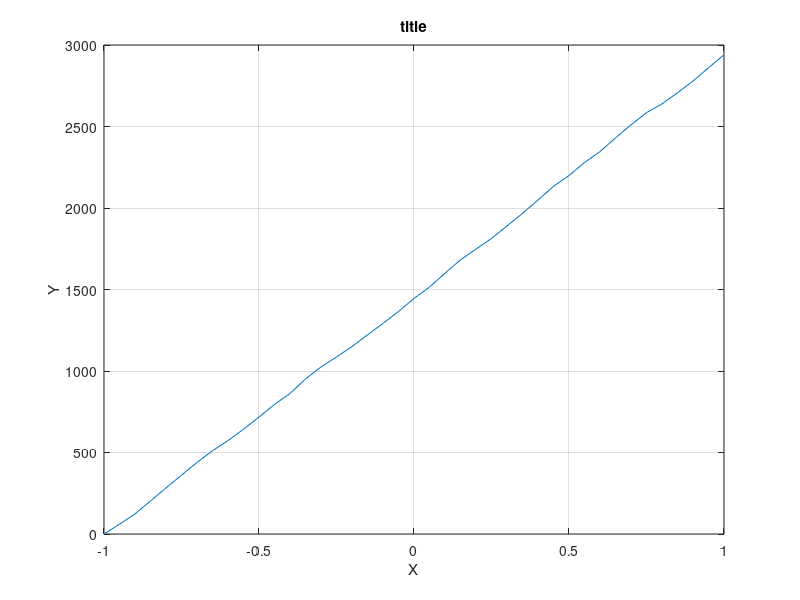
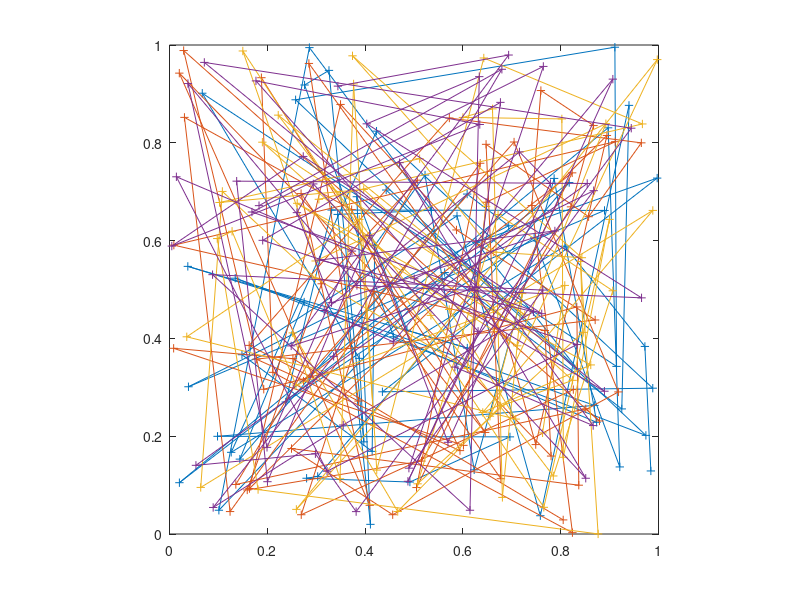
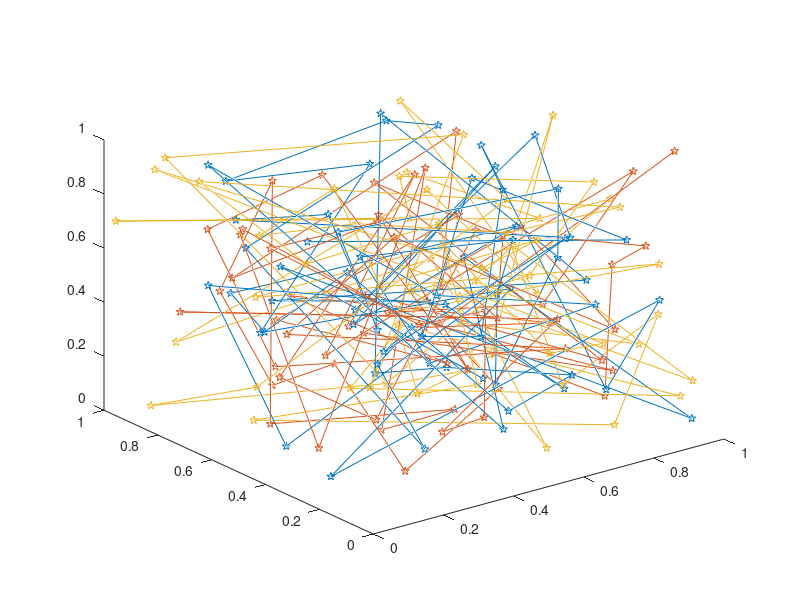
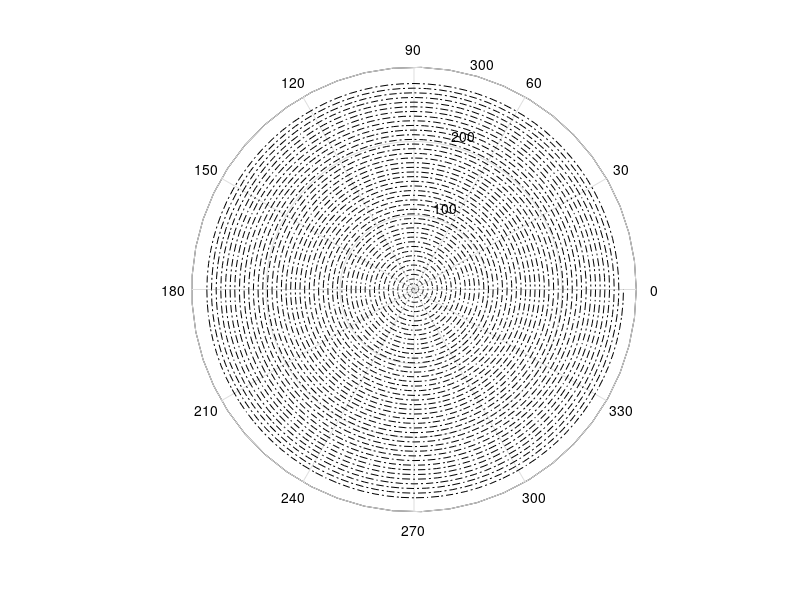

Recreate these plots in MATLAB, in order. (Note: this script raises an error after producing the figures.)
V = 42;
rng(V);

A = [1:150] + randi([0 1], 1, 150);
A(mod(A, 2) == 0) = 0;

%% 3
r =  -1 + 2 * rand(1, 70 * V);
f = @(t) length(r(r < t));

X = -1:0.05:1;

plot(X, arrayfun(f, X));

xlabel("X");
ylabel("Y");

grid on;
hold off;

title("title");
print("3.png");

%% 4
x = rand(20 + V, 4);
y = rand(20 + V, 4);

plot(x, y, "+-");

axis square;
print("4.png");

%% 5
x = rand(20 + V, 3);
y = rand(20 + V, 3);
z = rand(20 + V, 3);

plot3(x, y, z, "-p");
print("5.png");

%% 6
clf;
x = 0: pi / 50:2 * pi * (3 + V);
polar(x, x, "k-.");

print("6.png");

%% 7
[x, y] = meshgrid(-3:0.1:3, -3:0.1:3);
z = cos(V * 0.5 * x) * x * x - y * y * y

xlabel("X");
ylabel("Y");
zlabel("Z");

mesh(x, y, z);
print("7_1.png");

xlabel("X");
ylabel("Y");
zlabel("Z");

surf(x, y, z);
print("7_2.png");

%% 11

bar(flip_stats(9 * V, 987 + V) ./  (987 + V));

xlabel("X");
ylabel("Y");

print("11.png");

